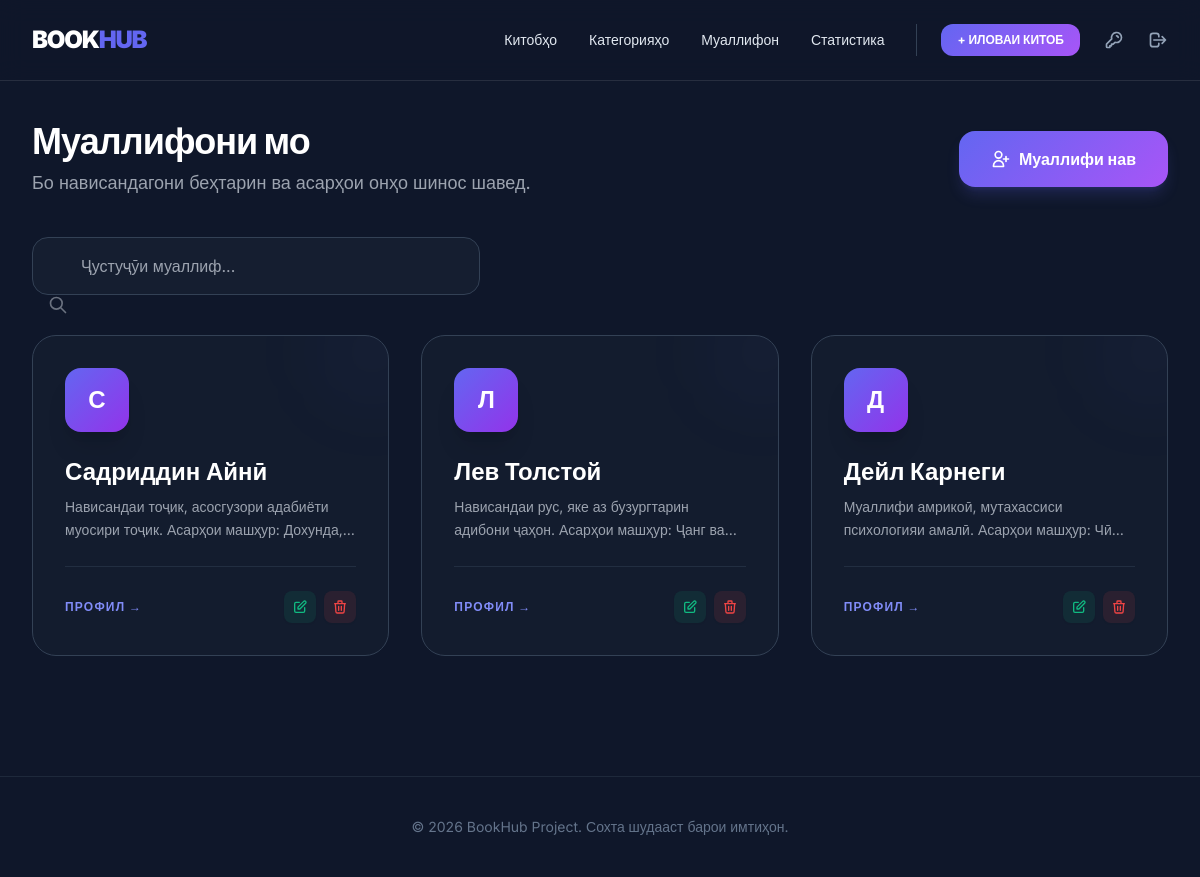
/list_author/ (signed in), run on the app's committed database.
### app/models.py (models this page shows, shortened)
class Author(models.Model):
    full_name = models.CharField(max_length=50)
    bio = models.TextField()

### app/views.py (the view)
# urls.py: path('list_author/', list_author, name='list_author'),
def list_author(request):
    if not request.session.get('user_id'):
        return redirect('login')
    query = request.GET.get('q', '').strip()
    authors = Author.objects.all()
    if query:
        authors = authors.filter(full_name__icontains=query)
    return render(request, 'authors.html', {'authors': authors, 'query': query})

### templates/authors.html (shortened to what this page needs)
{% extends 'base.html' %}
{% block content %}
<div class="space-y-10">
    <div class="flex flex-col md:flex-row justify-between items-start md:items-center gap-6">
        <div>
            <h1 class="text-4xl font-black text-white tracking-tight">Муаллифони мо</h1>
            <p class="text-gray-400 mt-2 text-lg">Бо нависандагони беҳтарин ва асарҳои онҳо шинос шавед.</p>
        </div>
        <a href="{% url 'add_author' %}" class="btn-premium px-8 py-4 rounded-2xl text-white font-bold shadow-lg shadow-indigo-500/20 flex items-center transition-all">
            <svg xmlns="http://www.w3.org/2000/svg" class="h-5 w-5 mr-2" fill="none" viewBox="0 0 24 24" stroke="currentColor">
                <path stroke-linecap="round" stroke-linejoin="round" stroke-width="2" d="M18 9v3m0 0v3m0-3h3m-3 0h-3m-2-5a4 4 0 11-8 0 4 4 0 018 0zM3 20a6 6 0 0112 0v1H3v-1z" />
            </svg>
            Муаллифи нав
        </a>
    </div>
    <div class="relative max-w-md">
        <input type="text" id="authorSearch" placeholder="Ҷустуҷӯи муаллиф..."
               class="w-full bg-slate-800/40 border border-slate-700 rounded-2xl px-12 py-4 text-white focus:ring-2 focus:ring-indigo-500 outline-none transition">
        <svg xmlns="http://www.w3.org/2000/svg" class="h-5 w-5 text-gray-500 absolute left-4 top-4.5" fill="none" viewBox="0 0 24 24" stroke="currentColor">
            <path stroke-linecap="round" stroke-linejoin="round" stroke-width="2" d="M21 21l-6-6m2-5a7 7 0 11-14 0 7 7 0 0114 0z" />
        </svg>
    </div>
    <div class="grid grid-cols-1 md:grid-cols-2 lg:grid-cols-3 gap-8">
        {% for author in authors %}
        <div class="group bg-slate-800/30 border border-slate-700 rounded-3xl p-8 hover:border-indigo-500/50 transition-all duration-500 relative overflow-hidden">
            <div class="relative z-10">
                <div class="w-16 h-16 bg-gradient-to-br from-indigo-500 to-purple-600 rounded-2xl flex items-center justify-center text-white mb-6 shadow-xl group-hover:scale-110 transition-transform duration-300">
                    <span class="text-2xl font-bold">{{ author.full_name|slice:":1" }}</span>
                </div>
                <h3 class="text-2xl font-bold text-white mb-2">{{ author.full_name }}</h3>
                <p class="text-gray-400 text-sm line-clamp-2 mb-6 leading-relaxed">
                    {{ author.bio|default:"Дар бораи ин муаллиф маълумот нест." }}
                </p>
                <div class="flex items-center justify-between pt-6 border-t border-slate-700/50">
                    <a href="{% url 'detail_author' author.id %}" class="text-xs font-black text-indigo-400 hover:text-white transition uppercase tracking-widest">
                        Профил &rarr;
                    </a>
                    {% if request.session.user_id or request.user.is_staff %}
                    <div class="flex gap-2">
                        <a href="{% url 'update_author' author.id %}" class="p-2 bg-emerald-500/10 text-emerald-500 rounded-lg hover:bg-emerald-500 hover:text-white transition shadow-sm" title="Таҳрир">
                            <svg xmlns="http://www.w3.org/2000/svg" class="h-4 w-4" fill="none" viewBox="0 0 24 24" stroke="currentColor">
                                <path stroke-linecap="round" stroke-linejoin="round" stroke-width="2" d="M11 5H6a2 2 0 00-2 2v11a2 2 0 002 2h11a2 2 0 002-2v-5m-1.414-9.414a2 2 0 112.828 2.828L11.828 15H9v-2.828l8.586-8.586z" />
                            </svg>
                        </a>
                        <a href="{% url 'delete_author' author.id %}" class="p-2 bg-red-500/10 text-red-500 rounded-lg hover:bg-red-500 hover:text-white transition shadow-sm" title="Нест кардан">
                            <svg xmlns="http://www.w3.org/2000/svg" class="h-4 w-4" fill="none" viewBox="0 0 24 24" stroke="currentColor">
                                <path stroke-linecap="round" stroke-linejoin="round" stroke-width="2" d="M19 7l-.867 12.142A2 2 0 0116.138 21H7.862a2 2 0 01-1.995-1.858L5 7m5 4v6m4-6v6m1-10V4a1 1 0 00-1-1h-4a1 1 0 00-1 1v3M4 7h16" />
                            </svg>
                        </a>
                    </div>
                    {% endif %}
                </div>
            </div>
            <div class="absolute -right-8 -top-8 w-24 h-24 bg-indigo-500/5 blur-2xl rounded-full group-hover:bg-indigo-500/10 transition-all"></div>
        </div>
        {% endfor %}
    </div>
</div>
{% endblock %}

### templates/base.html (style rules this page uses)
body { font-family: 'Inter', sans-serif; background-color: #0f172a; }
.btn-premium { background: linear-gradient(135deg, #6366f1 0%, #a855f7 100%); transition: all 0.3s ease; }

### data on the page
Author: full_name "С", full_name "Садриддин Айнӣ", bio "Нависандаи тоҷик, асосгузори адабиёти муосири тоҷик. Асарҳои машҳур:…"
Author: full_name "Л", full_name "Лев Толстой", bio "Нависандаи рус, яке аз бузургтарин адибони ҷаҳон. Асарҳои машҳур: Ҷанг…"
Author: full_name "Д", full_name "Дейл Карнеги", bio "Муаллифи амрикоӣ, мутахассиси психологияи амалӣ. Асарҳои машҳур:…"
